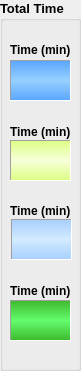
   <widget class="QGroupBox" name="groupBox_5">
    <property name="geometry">
     <rect>
      <x>220</x>
      <y>130</y>
      <width>81</width>
      <height>371</height>
     </rect>
    </property>
    <property name="font">
     <font>
      <family>Arial</family>
      <pointsize>10</pointsize>
      <weight>75</weight>
      <bold>true</bold>
     </font>
    </property>
    <property name="title">
     <string>Total Time</string>
    </property>
    <widget class="QLabel" name="label">
     <property name="geometry">
      <rect>
       <x>10</x>
       <y>60</y>
       <width>61</width>
       <height>41</height>
      </rect>
     </property>
     <property name="font">
      <font>
       <family>Arial</family>
       <pointsize>18</pointsize>
       <weight>75</weight>
       <bold>true</bold>
      </font>
     </property>
     <property name="styleSheet">
      <string notr="true">background-color: qlineargradient(spread:reflect, x1:0, y1:0, x2:0, y2:0.5, stop:0 rgba(90, 164, 254, 255), stop:1 rgba(150, 208, 255, 255));</string>
     </property>
     <property name="frameShape">
      <enum>QFrame::Panel</enum>
     </property>
     <property name="frameShadow">
      <enum>QFrame::Sunken</enum>
     </property>
     <property name="text">
      <string/>
     </property>
     <property name="alignment">
      <set>Qt::AlignCenter</set>
     </property>
    </widget>
    <widget class="QLabel" name="label_5">
     <property name="geometry">
      <rect>
       <x>10</x>
       <y>34</y>
       <width>61</width>
       <height>31</height>
      </rect>
     </property>
     <property name="font">
      <font>
       <family>Arial</family>
       <pointsize>9</pointsize>
      </font>
     </property>
     <property name="text">
      <string>Time (min)</string>
     </property>
    </widget>
    <widget class="QLabel" name="label_4">
     <property name="geometry">
      <rect>
       <x>10</x>
       <y>300</y>
       <width>61</width>
       <height>41</height>
      </rect>
     </property>
     <property name="font">
      <font>
       <family>Arial</family>
       <pointsize>18</pointsize>
       <weight>75</weight>
       <bold>true</bold>
      </font>
     </property>
     <property name="styleSheet">
      <string notr="true">background-color: qlineargradient(spread:reflect, x1:0, y1:0, x2:0, y2:0.5, stop:0 rgba(62, 183, 43, 255), stop:1 rgba(99, 252, 110, 255));</string>
     </property>
     <property name="frameShape">
      <enum>QFrame::Panel</enum>
     </property>
     <property name="frameShadow">
      <enum>QFrame::Sunken</enum>
     </property>
     <property name="text">
      <string/>
     </property>
     <property name="alignment">
      <set>Qt::AlignCenter</set>
     </property>
    </widget>
    <widget class="QLabel" name="label_2">
     <property name="geometry">
      <rect>
       <x>10</x>
       <y>140</y>
       <width>61</width>
       <height>41</height>
      </rect>
     </property>
     <property name="font">
      <font>
       <family>Arial</family>
       <pointsize>18</pointsize>
       <weight>75</weight>
       <bold>true</bold>
      </font>
     </property>
     <property name="styleSheet">
      <string notr="true">background-color: qlineargradient(spread:reflect, x1:0, y1:0, x2:0, y2:0.5, stop:0 rgba(220, 254, 130, 255), stop:1 rgba(247, 255, 217, 255));</string>
     </property>
     <property name="frameShape">
      <enum>QFrame::Panel</enum>
     </property>
     <property name="frameShadow">
      <enum>QFrame::Sunken</enum>
     </property>
     <property name="text">
      <string/>
     </property>
     <property name="alignment">
      <set>Qt::AlignCenter</set>
     </property>
    </widget>
    <widget class="QLabel" name="label_3">
     <property name="geometry">
      <rect>
       <x>11</x>
       <y>219</y>
       <width>61</width>
       <height>41</height>
      </rect>
     </property>
     <property name="font">
      <font>
       <family>Arial</family>
       <pointsize>18</pointsize>
       <weight>75</weight>
       <bold>true</bold>
      </font>
     </property>
     <property name="styleSheet">
      <string notr="true">background-color: qlineargradient(spread:reflect, x1:0, y1:0, x2:0, y2:0.5, stop:0 rgba(166, 206, 254, 255), stop:1 rgba(210, 235, 255, 255));</string>
     </property>
     <property name="frameShape">
      <enum>QFrame::Panel</enum>
     </property>
     <property name="frameShadow">
      <enum>QFrame::Sunken</enum>
     </property>
     <property name="text">
      <string/>
     </property>
     <property name="alignment">
      <set>Qt::AlignCenter</set>
     </property>
    </widget>
    <widget class="QLabel" name="label_44">
     <property name="geometry">
      <rect>
       <x>10</x>
       <y>116</y>
       <width>61</width>
       <height>31</height>
      </rect>
     </property>
     <property name="font">
      <font>
       <family>Arial</family>
       <pointsize>9</pointsize>
      </font>
     </property>
     <property name="text">
      <string>Time (min)</string>
     </property>
    </widget>
    <widget class="QLabel" name="label_45">
     <property name="geometry">
      <rect>
       <x>10</x>
       <y>195</y>
       <width>61</width>
       <height>31</height>
      </rect>
     </property>
     <property name="font">
      <font>
       <family>Arial</family>
       <pointsize>9</pointsize>
      </font>
     </property>
     <property name="text">
      <string>Time (min)</string>
     </property>
    </widget>
    <widget class="QLabel" name="label_46">
     <property name="geometry">
      <rect>
       <x>10</x>
       <y>275</y>
       <width>61</width>
       <height>31</height>
      </rect>
     </property>
     <property name="font">
      <font>
       <family>Arial</family>
       <pointsize>9</pointsize>
      </font>
     </property>
     <property name="text">
      <string>Time (min)</string>
     </property>
    </widget>
   </widget>
